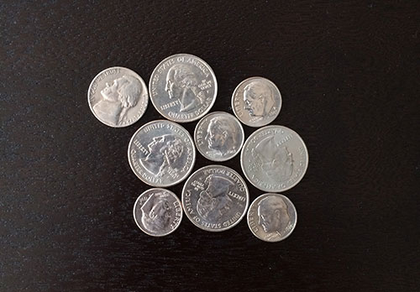
%> input picture Digital Image Processing Lab/lab Final Exam/LAb 06/Codes/concoin.png, 420 x 292 px, shrunk from 500 x 348 before the run
$ octave AllTogether.m   (GNU Octave 9; MATLAB toolbox functions it lacks are replaced by stand-ins)
%> lines starting %> are read from the running program, lines starting %| are printed output that depends on the picture; in (x1, y1, x2, y2) boxes, pixels count from 0 and x2, y2 are one past the last pixel; in counts of white or black regions, pixels touching at a corner belong together; the program's own positions count from 1
%MATLAB code for dilation,erosion,opening and closing of image
clc;
clear all;
close all;

f=(imread('concoin.png'));
%> f is the input picture: size 292x420x3 uint8; mean R, G, B 60.8, 54, 51.9
f = rgb2gray(f);
%> f: size 292x420 uint8
subplot(2,3,1);
imshow(f);
title('Original image');

f = imbinarize(f);
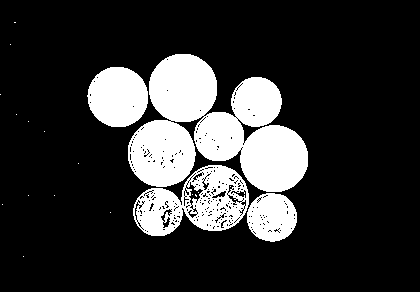
%> f: size 292x420 logical; 19.5% white; 20 white regions (16 under 20 px), largest, box (x1, y1, x2, y2) and area: (128, 54, 308, 192) 14722, (133, 165, 249, 236) 4423, (87, 67, 148, 127) 2879, (247, 193, 297, 242) 1863
subplot(2,3,2);
imshow(f);
title('Binarized image');

[x,y]=size(f);
%> x = 292; y = 420
p=zeros(x,y);
p2=zeros(x,y);
p12=zeros(x,y);
p13=zeros(x,y);

%Dilation
w=[1 1 1; 1 1 1; 1 1 1];
for s=2:x-1
    for t=2:y-1
        w1=[f(s-1,t-1)*w(1,1) f(s-1,t)*w(1,2) f(s-1,t+1)*w(1,3) f(s,t-1)*w(2,1) f(s,t)*w(2,2) f(s,t+1)*w(2,3) f(s+1,t-1)*w(3,1) f(s+1,t)*w(3,2) f(s+1,t+1)*w(3,3)];
        p(s,t)=max(w1);
    end
end
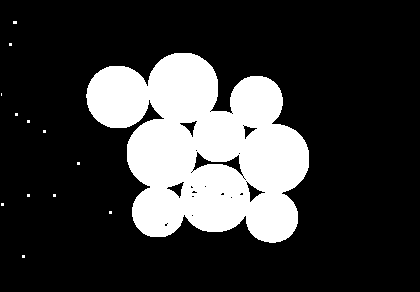
%> p: size 292x420 double; values 0 (black) and 1 (white), 22.2% white; 13 white regions (12 under 20 px), largest, box (x1, y1, x2, y2) and area: (86, 53, 309, 243) 27064
subplot(2,3,3);
imshow(p);
title('Dilated image');

%erosion
w=[1 1 1; 1 1 1; 1 1 1];
for s=2:x-1
    for t=2:y-1
        w12=[f(s-1,t-1)*w(1) f(s-1,t)*w(2) f(s-1,t+1)*w(3) f(s,t-1)*w(4) f(s,t)*w(5) f(s,t+1)*w(6) f(s+1,t-1)*w(7) f(s+1,t)*w(8) f(s+1,t+1)*w(9)];
        p2(s,t)=min(w12);
    end
end
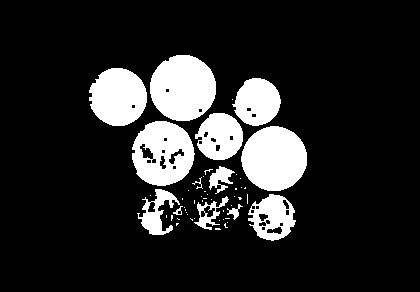
%> p2: size 292x420 double; values 0 (black) and 1 (white), 15.3% white; 52 white regions (39 under 20 px), largest, box (x1, y1, x2, y2) and area: (150, 55, 216, 121) 3418, (241, 126, 307, 191) 3330, (132, 121, 195, 186) 2890
subplot(2,3,4);
imshow(p2);
title('Eroded image');

%Opening of image
[m,n]=size(p2);
%> m = 292; n = 420
w=[1 1 1; 1 1 1; 1 1 1];
for s=2:m-1
    for t=2:n-1
        w13=[p2(s-1,t-1)*w(1) p2(s-1,t)*w(2) p2(s-1,t+1)*w(3) p2(s,t-1)*w(4) p2(s,t)*w(5) p2(s,t+1)*w(6) p2(s+1,t-1)*w(7) p2(s+1,t)*w(8) p2(s+1,t+1)*w(9)];
        p12(s,t)=max(w13);
    end
end
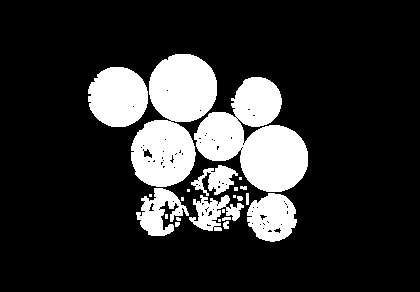
%> p12: size 292x420 double; values 0 (black) and 1 (white), 18.3% white; 23 white regions (10 under 20 px), largest, box (x1, y1, x2, y2) and area: (194, 77, 308, 192) 7416, (131, 54, 217, 187) 7069, (88, 67, 148, 127) 2860
subplot(2,3,5);
imshow(p12);
title('opening of image');

%Closing of image

[r,c]=size(p);
%> r = 292; c = 420
w=[1 1 1; 1 1 1; 1 1 1];
for s=2:r-1
    for t=2:c-1
        w14=[p(s-1,t-1)*w(1) p(s-1,t)*w(2) p(s-1,t+1)*w(3) p(s,t-1)*w(4) p(s,t)*w(5) p(s,t+1)*w(6) p(s+1,t-1)*w(7) p(s+1,t)*w(8) p(s+1,t+1)*w(9)];
        p13(s,t)=min(w14);
    end
end
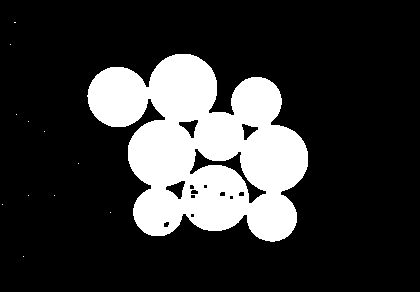
%> p13: size 292x420 double; values 0 (black) and 1 (white), 20.6% white; 12 white regions (11 under 20 px), largest, box (x1, y1, x2, y2) and area: (87, 54, 308, 242) 25202
subplot(2,3,6);
imshow(p13);
title('Closing of image');
